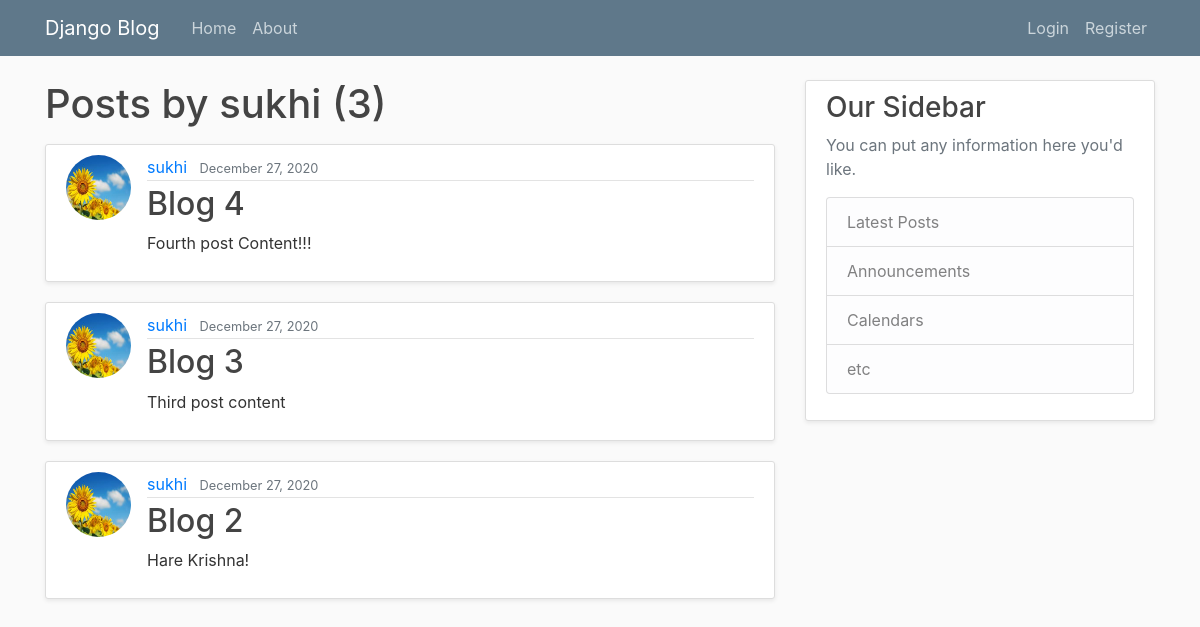
/user/sukhi, run on the app's committed database.
### blog/models.py (models this page shows, shortened)
class Post(models.Model):
    title = models.CharField(max_length=100)
    content = models.TextField()
    date_posted = models.DateTimeField(default=timezone.now)
    author = models.ForeignKey(to=User, on_delete=models.CASCADE)  # Delete a user to delete all the posts

### users/models.py (models this page shows, shortened)
class Profile(models.Model):
    user = models.OneToOneField(to=User, on_delete=models.CASCADE)
    image = models.ImageField(default='default.jpg', upload_to='profile_pics')

### blog/views.py (the view)
# urls.py: path('user/<str:username>', UserPostListView.as_view(), name='user-posts'),
class UserPostListView(ListView):
    model = Post
    template_name = 'blog/user_posts.html'  # <app-name> / <model-name>_<view-name>.html
    context_object_name = 'posts'
    paginate_by = 5
    def get_queryset(self):
        user = get_object_or_404(User, username=self.kwargs.get('username'))
        return Post.objects.filter(author=user).order_by('-date_posted')

### blog/templates/blog/user_posts.html (shortened to what this page needs)
{% extends "blog/base.html"%}
{% block content %}
<h1 class="mb-3">Posts by {{ view.kwargs.username }} ({{ page_obj.paginator.count }})</h1>
{% for post in posts %}
<article class="media content-section shadow-sm">
    <img class="rounded-circle article-img" src="{{ post.author.profile.image.url }}">
    <div class="media-body">
        <div class="article-metadata">
            <a class="mr-2" href="{% url 'user-posts' post.author.username %}">{{ post.author }}</a>
            <small class="text-muted">{{ post.date_posted|date:"F d, Y" }}</small>
        </div>
        <h2><a class="article-title" href="{% url 'post-detail' post.id %}">{{ post.title }}</a></h2>
        <p class="article-content">{{ post.content }}</p>
    </div>
</article>
{% endfor %}
{% endblock content %}

### blog/static/blog/main.css (style rules this page uses)
body { background: #fafafa; color: #333333; margin-top: 5rem; }
h1, h2, h3, h4, h5, h6 { color: #444444; }
.content-section { background: #ffffff; padding: 10px 20px; border: 1px solid #dddddd; border-radius: 3px; margin-bottom: 20px; }
.article-title { color: #444444; }
.article-content { white-space: pre-line; }
.article-img { height: 65px; width: 65px; margin-right: 16px; }
.article-metadata { padding-bottom: 1px; margin-bottom: 4px; border-bottom: 1px solid #e3e3e3 }

### data on the page
Post: author.profile.image (picture), author "sukhi", date_posted "December 27, 2020", title "Blog 4", content "Fourth post Content!!!"
Post: author.profile.image (picture), author "sukhi", date_posted "December 27, 2020", title "Blog 3", content "Third post content"
Post: author.profile.image (picture), author "sukhi", date_posted "December 27, 2020", title "Blog 2", content "Hare Krishna!"

### other printed values
{{ view.kwargs.username }} "sukhi"
{{ page_obj.paginator.count }} "3"
